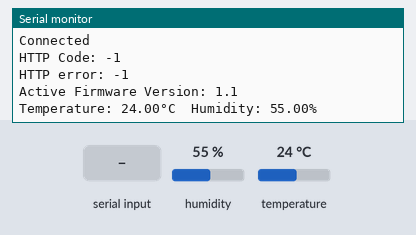
A sketch run on a simulated ESP32. Parts: the last lines printed to the serial monitor. The inputs (shaded band) are chosen by the test bench; at power-on: humidity 55 %, temperature 24 °C. WiFi joins after 1.5 s; servers stay silent unless stated; uploads are accepted with an empty reply; random numbers use the default seed unless the sketch sets one.

Above: at 4.9 s.
5.0 s: "U\n" received over Serial
At 10.17 s:
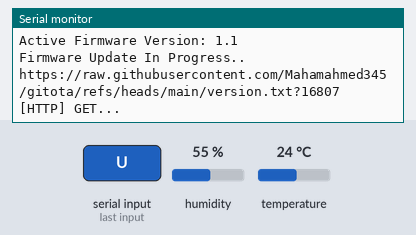
11.4 s: humidity set to 22 %
At 16.1 s:
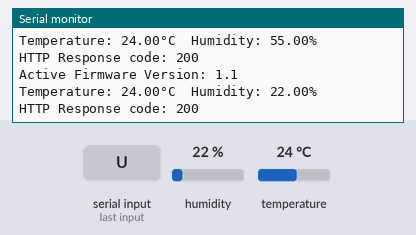
17.6 s: temperature set to 12 °C
At 21.4 s:
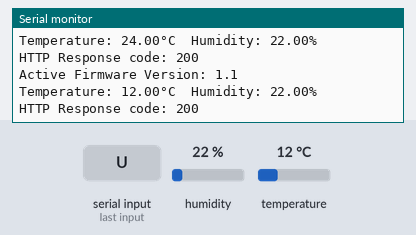
23.8 s: humidity set to 40 %
At 26.8 s:
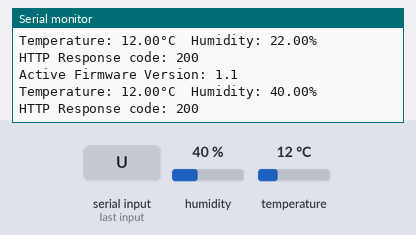
Timing chart, 0 to 28.3 s (numbered marks = the images above; inputs shaded):
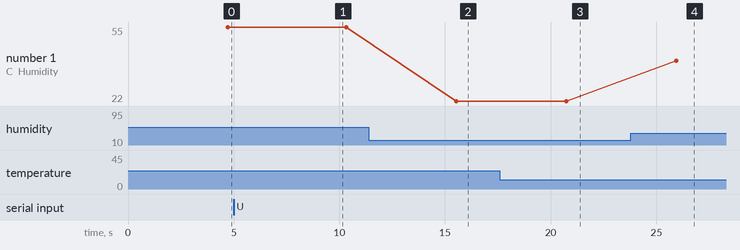

Measured:
- after the input at 5.0 s, the serial monitor: prints a new line after 4.9 s (image 1)
- after the input at 11.4 s, the serial monitor: prints a new line after 4.1 s (image 2)
- after the input at 17.6 s, the serial monitor: prints a new line after 3.1 s (image 3)
- after the input at 23.8 s, the serial monitor: prints a new line after 2.1 s (image 4)
- plotted number 1: 55 → 22 after the input at 11.4 s, 22 → 40 after the input at 23.8 s

The sketch:

main_file.ino
```cpp
#include <WiFi.h>
#include <HTTPClient.h>
#include <HTTPUpdate.h>
#include <ArduinoJson.h>
#include<ArduinoOTA.h>
#include <DHT.h>

#include <WiFiClientSecure.h>
// #define WIFI_NETWORK  "TECNO SPARK 20C"
// #define WIFI_PASSWORD "mahamahmed18"
#define WIFI_TIMEOUT_MS 20000
const char * ssid = "TECNO SPARK 20C";
const char * wifiPassword = "mahamahmed18";
#include <ESPmDNS.h>
#define DHTPIN 21
#define DHTTYPE DHT22

DHT dht(DHTPIN, DHTTYPE);
// const char * ssid = "TECNO SPARK 20C";
// const char * wifiPassword = "mahamahmed18";
int status = WL_IDLE_STATUS;
int incomingByte;

String FirmwareVer = "1.1";

// Important: URLs changed from https to http (non-secure)
#define URL_fw_Version "https://raw.githubusercontent.com/Mahamahmed345/gitota/refs/heads/main/version.txt"
#define URL_fw_Bin "https://raw.githubusercontent.com/Mahamahmed345/gitota/main/main_file.ino.bin"


void connectToWiFi() {
  Serial.print("Connecting to WiFi");
  WiFi.mode(WIFI_STA);
  WiFi.begin(ssid, wifiPassword);
  unsigned long startAttemptTime = millis();
  while (WiFi.status() != WL_CONNECTED && millis() - startAttemptTime < WIFI_TIMEOUT_MS) {
        delay(500);
        Serial.print(".");
        static int i = 0;
        if (i++ == 10) {
            ESP.restart();
        }

  }
  if (WiFi.status() != WL_CONNECTED) {
    Serial.println("Failed to connect to WiFi");
  } else {
    Serial.println("Connected to WiFi");
    Serial.println(WiFi.localIP());
  }
}

void sendDataToServer(float temperature, float humidity) {
  if (WiFi.status() == WL_CONNECTED) {
    HTTPClient http;
    http.begin("https://amongst-pn-slope-friend.trycloudflare.com/api/sensordata/"); // replace with your server's local IP
    http.addHeader("Content-Type", "application/json");

    StaticJsonDocument<200> jsonDoc;
    jsonDoc["temperature"] = temperature;
    jsonDoc["humidity"] = humidity;
    String jsonData;
    serializeJson(jsonDoc, jsonData);

    int httpResponseCode = http.POST(jsonData);
    Serial.print("HTTP Response code: ");
    Serial.println(httpResponseCode);
    http.end();
  } else {
    Serial.println("WiFi not connected");
  }
}


void setup() {
  Serial.begin(115200);
  Serial.print("Active Firmware Version: ");
  Serial.println(FirmwareVer);
  connectToWiFi();
  dht.begin();
  delay(2000);
  if (!MDNS.begin("esp32")) {
  Serial.println("Error setting up MDNS responder!");
}
  ArduinoOTA.begin();
  while (WiFi.status() != WL_CONNECTED) {
    delay(500);
    Serial.print(".");
  }
  Serial.println("Connected");

  WiFiClientSecure client;
  client.setInsecure(); // Skip certificate validation

  HTTPClient http;
  if (http.begin(client, "https://raw.githubusercontent.com/Mahamahmed345/gitota/refs/heads/main/version.txt")) {
    int httpCode = http.GET();
    Serial.printf("HTTP Code: %d\n", httpCode);
    if (httpCode == 200) {
      String payload = http.getString();
      Serial.println("Payload:");
      Serial.println(payload);
    } else {
      Serial.printf("HTTP error: %d\n", httpCode);
    }
    http.end();
  } else {
    Serial.println("Connection failed");
  }

}

void loop() {
  delay(1000);
  Serial.print("Active Firmware Version: ");
  Serial.println(FirmwareVer);

  if (WiFi.status() != WL_CONNECTED) {
        reconnect();
    }

  if (Serial.available() > 0) {
        incomingByte = Serial.read();
        if (incomingByte == 'U') {
            Serial.println("Firmware Update In Progress..");
            if (FirmwareVersionCheck()) {
                firmwareUpdate();
            }
        }
    }
  float temperature = dht.readTemperature();
  float humidity = dht.readHumidity();

  if (!isnan(temperature) && !isnan(humidity)) {
    Serial.print("Temperature: ");
    Serial.print(temperature);
    Serial.print("°C  Humidity: ");
    Serial.print(humidity);
    Serial.println("%");

    sendDataToServer(temperature, humidity);
  } else {
    Serial.println("Failed to read from DHT sensor!");
  }

  delay(2000);
  ArduinoOTA.handle();
   delay(2000); // Send data every 5 seconds
}
void reconnect() {
    static int i = 0;
    status = WiFi.status();
    if (status != WL_CONNECTED) {
        WiFi.begin(ssid, wifiPassword);
        while (WiFi.status() != WL_CONNECTED) {
            delay(500);
            Serial.print(".");
            if (i++ == 10) {
                ESP.restart();
            }
        }
        Serial.println("\nConnected to AP");
    }
}

void firmwareUpdate(void) {
    WiFiClientSecure client;
    client.setInsecure();   // Now using non-secure WiFiClient
    t_httpUpdate_return ret = httpUpdate.update(client, URL_fw_Bin);

    switch (ret) {
    case HTTP_UPDATE_FAILED:
        Serial.printf("HTTP_UPDATE_FAILED Error (%d): %s\n", httpUpdate.getLastError(), httpUpdate.getLastErrorString().c_str());
        break;

    case HTTP_UPDATE_NO_UPDATES:
        Serial.println("HTTP_UPDATE_NO_UPDATES");
        break;

    case HTTP_UPDATE_OK:
        Serial.println("HTTP_UPDATE_OK");
        break;
    }
}

int FirmwareVersionCheck(void) {
    String payload;
    int httpCode;
    String FirmwareURL = "";
    FirmwareURL += URL_fw_Version;
    FirmwareURL += "?";
    FirmwareURL += String(rand());

    Serial.println(FirmwareURL);

    WiFiClientSecure client;
    client.setInsecure();   // Again non-secure client
    HTTPClient http;

    if (http.begin(client, FirmwareURL)) {
        Serial.print("[HTTP] GET...\n");
        delay(100);
        httpCode = http.GET();
       // serial.print(httpCode)
        delay(100);

        if (httpCode == HTTP_CODE_OK) {
            payload = http.getString();
        } else {
            Serial.print("Error Occurred During Version Check: ");
            Serial.println(httpCode);
        }
        http.end();
    }

    if (httpCode == HTTP_CODE_OK) {
        payload.trim();
        if (payload.equals(FirmwareVer)) {
            Serial.printf("\nDevice IS Already on Latest Firmware Version: %s\n", FirmwareVer.c_str());
            return 0;
        } else {
            Serial.println(payload);
            Serial.println("New Firmware Detected");
            return 1;
        }
    }
    return 0;
}
```
